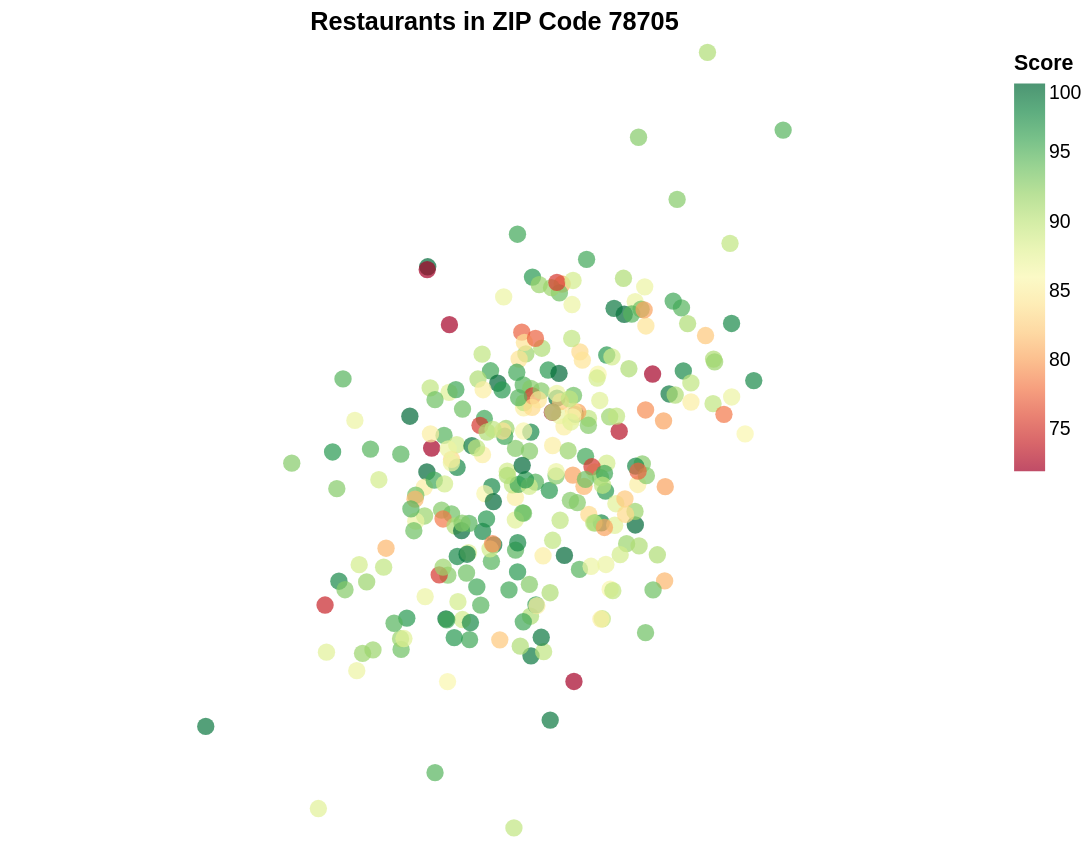

Write notebook code for a chart like this one.
### Markdown cell above
Final Conclusion

### Code cell
# --- Step 1: filter your real dataset ---
df_2024_final['Zip Code'] = df_2024_final['Zip Code'].astype(str)

zip_78705 = df_2024_final[df_2024_final['Zip Code'] == '78705'].copy()

# --- Step 2: get coordinates using pgeocode ---
nomi = pgeocode.Nominatim("us")

zip_78705["Latitude"] = zip_78705["Zip Code"].apply(lambda x: nomi.query_postal_code(x).latitude)
zip_78705["Longitude"] = zip_78705["Zip Code"].apply(lambda x: nomi.query_postal_code(x).longitude)

# --- Step 3: drop missing ---
zip_78705 = zip_78705.dropna(subset=["Latitude", "Longitude"])

# --- Step 4: jitter (so points don't overlap) ---
zip_78705["Latitude"] += np.random.normal(0, 0.002, len(zip_78705))
zip_78705["Longitude"] += np.random.normal(0, 0.002, len(zip_78705))

print("Rows:", len(zip_78705))

# --- Step 5: map ---
map_78705 = alt.Chart(zip_78705).mark_circle(
    size=80,
    opacity=0.7
).encode(
    longitude='Longitude:Q',
    latitude='Latitude:Q',
    color=alt.Color('Score:Q', scale=alt.Scale(scheme='redyellowgreen')),
    tooltip=[
        alt.Tooltip('Restaurant Name:N', title='Restaurant'),
        alt.Tooltip('Score:Q', title='Score'),
        alt.Tooltip('Restaurant Type:N', title='Type')
    ]
).properties(
    width=500,
    height=400,
    title='Restaurants in ZIP Code 78705'
)

map_78705

### Figure 1 — Vega-Lite specification as saved in the notebook (floating-point values rounded to 4 significant figures; data arrays with more than 128 entries replaced by an {"elided": "..."} marker saying what was removed)
{"config": {"view": {"continuousWidth": 300, "continuousHeight": 300}}, "data": {"name": "data-2dd2350181fe4c59d9c57ef4ba90a2c6"}, "mark": {"type": "circle", "opacity": 0.7, "size": 80}, "encoding": {"color": {"field": "Score", "scale": {"scheme": "redyellowgreen"}, "type": "quantitative"}, "latitude": {"field": "Latitude", "type": "quantitative"}, "longitude": {"field": "Longitude", "type": "quantitative"}, "tooltip": [{"field": "Restaurant Name", "title": "Restaurant", "type": "nominal"}, {"field": "Score", "title": "Score", "type": "quantitative"}, {"field": "Restaurant Type", "title": "Type", "type": "nominal"}]}, "height": 400, "title": "Restaurants in ZIP Code 78705", "width": 500, "$schema": "https://vega.github.io/schema/vega-lite/v5.20.1.json", "datasets": {"data-2dd2350181fe4c59d9c57ef4ba90a2c6": {"elided": "282 records"}}}
